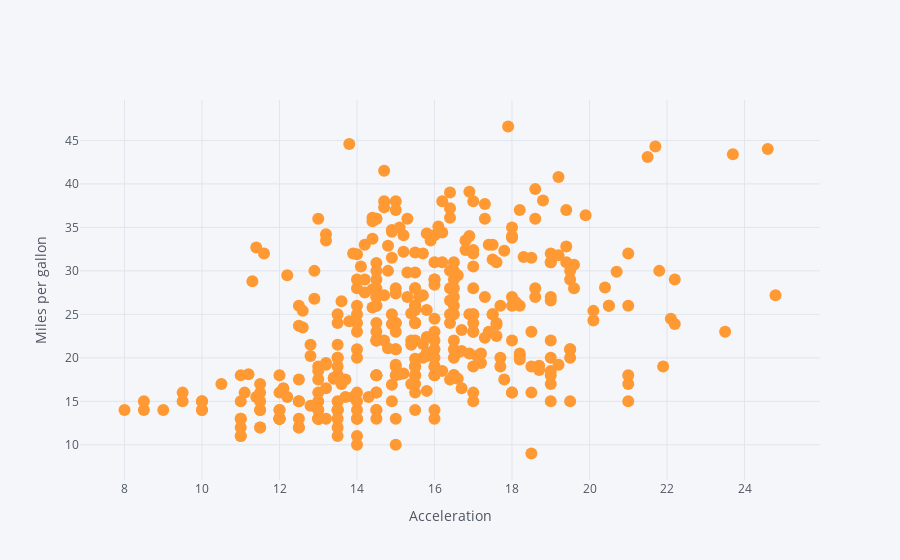

The code cell stored with this chart in its notebook:
### Code cell
data.iplot(kind='scatter', x='acceleration', y='mpg', mode='markers', xTitle='Acceleration', yTitle='Miles per gallon')

### Figure 1 — Plotly figure (JSON) as saved in the notebook; plotly's stock layout.template omitted (floating-point values rounded to 4 significant figures; data arrays with more than 128 entries replaced by an {"elided": "..."} marker saying what was removed)
{"data": [{"line": {"color": "rgba(255, 153, 51, 1.0)", "dash": "solid", "shape": "linear", "width": 1.3}, "marker": {"size": 12, "symbol": "circle"}, "mode": "markers", "name": "mpg", "text": "", "type": "scatter", "x": {"elided": "392 float values"}, "y": {"elided": "392 float values"}}], "layout": {"legend": {"bgcolor": "#F5F6F9", "font": {"color": "#4D5663"}}, "paper_bgcolor": "#F5F6F9", "plot_bgcolor": "#F5F6F9", "title": {"font": {"color": "#4D5663"}}, "xaxis": {"gridcolor": "#E1E5ED", "showgrid": true, "tickfont": {"color": "#4D5663"}, "title": {"font": {"color": "#4D5663"}, "text": "Acceleration"}, "zerolinecolor": "#E1E5ED"}, "yaxis": {"gridcolor": "#E1E5ED", "showgrid": true, "tickfont": {"color": "#4D5663"}, "title": {"font": {"color": "#4D5663"}, "text": "Miles per gallon"}, "zerolinecolor": "#E1E5ED"}}}
